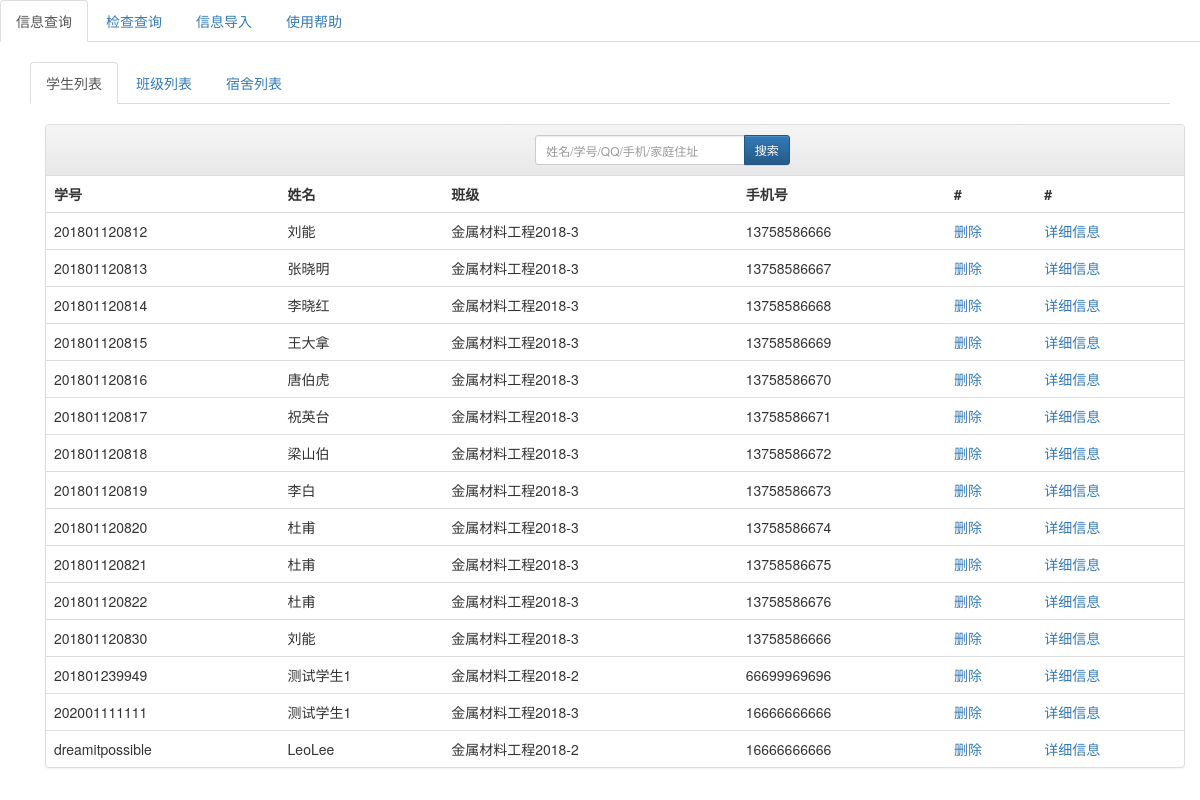
The app's page /infosys/, older data.
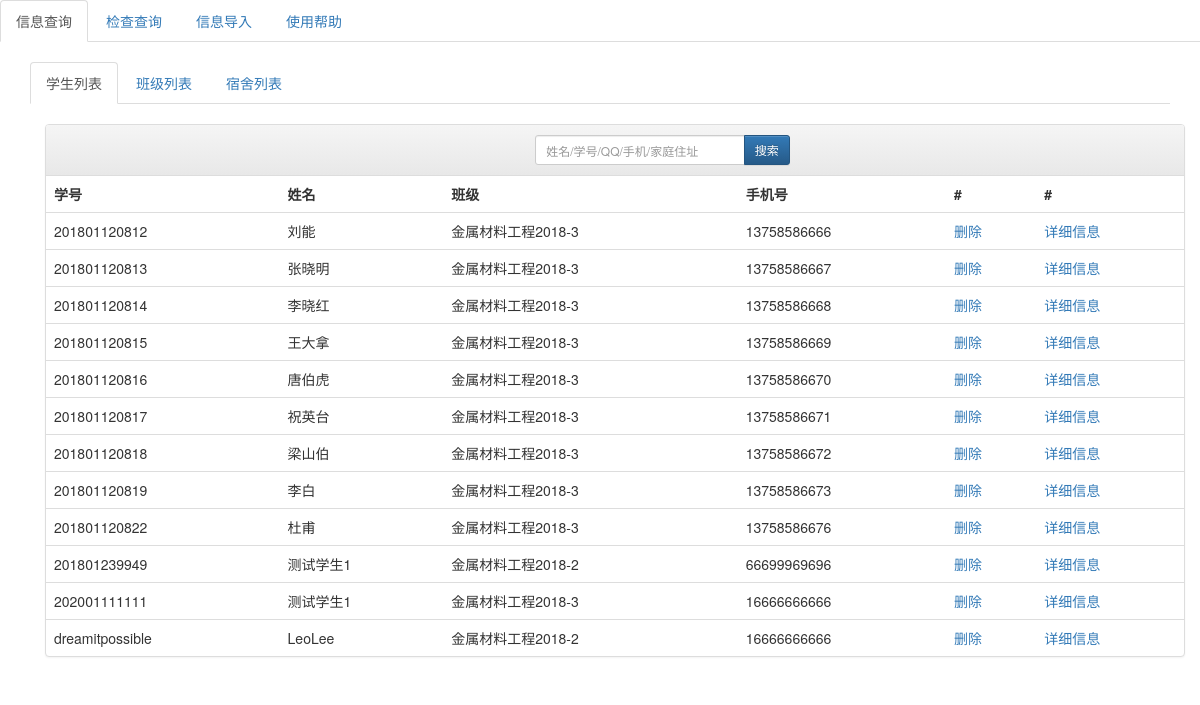
The same page, newer data.
### infosys/models.py (models this page shows, shortened)
class Student(models.Model):
    student_id = models.CharField(max_length=20, primary_key=True)
    student_name = models.CharField(max_length=20)
    student_sex = models.CharField(max_length=2)
    student_birth = models.DateField(null=True)
    student_address = models.CharField(max_length=100)
    student_tel = models.CharField(max_length=20)
    student_qq = models.CharField(max_length=20)
    class_id = models.ForeignKey(Class, on_delete=models.SET_NULL, null=True)
    class Meta:
        verbose_name = ("Student")
        verbose_name_plural = verbose_name

class Class(models.Model):
    class_id = models.CharField(max_length=20, primary_key=True)
    class_name = models.CharField(max_length=30)
    grade = models.CharField(max_length=4)
    major = models.CharField(max_length=20)
    college = models.CharField(max_length=20)
    class Meta:
        verbose_name = ("Class")
        verbose_name_plural = verbose_name
    def __str__(self):
        return self.class_name

### infosys/views.py (the view)
# urls.py: path("", views.student_list, name='index'),
def student_list(request):
    search = request.GET.get('search')
    if search:
        student_list = Student.objects.filter(
            Q(student_name=search)|
            Q(student_id=search)|
            Q(student_tel=search)|
            Q(student_qq=search)|
            Q(student_address__contains=search)
        )
    else:
        search = ''
        student_list = Student.objects.all()
    context = {'students':student_list}
    return render(request, 'infosys/inquir/list/student.html', context)

### templates/infosys/inquir/list/student.html (shortened to what this page needs)
{% extends 'infosys/inquir/list.html' %}
{% block listhead %}
<tr>
  <th>学号</th>
  <th>姓名</th>
  <th>班级</th>
  <th>手机号</th>
  <th>#</th>
  <th>#</th>
</tr>
{% endblock listhead %}
{% block listcontent %}
{% for student in students %}
<tr>
  <td>{{ student.student_id }}</td>
  <td>{{ student.student_name }}</td>
  <td>{{ student.class_id }}</td>
  <td>{{ student.student_tel }}</td>
  <td><a href="{% url 'infosys:student_delete' student.student_id %}">删除</a></td>
  <td><a href="{% url 'infosys:student_detail' student.student_id %}">详细信息</a></td>
</tr>
{% endfor %}
{% endblock listcontent %}

### templates/infosys/inquir/list.html (shortened to what this page needs)
{% extends 'infosys/inquir/navbar.html' %}
{% block content %}
<div class="container padding-top">
  <div class="panel panel-default">
    <div class="panel-heading">
      <form action="." method="GET">
        <div class="row">
          <div class="col-xs-3 col-xs-offset-5">
            <div class="input-group input-group-sm">
              <input type="text" class="form-control" name="search" placeholder="姓名/学号/QQ/手机/家庭住址">
              <span class="input-group-btn">
                <button class="btn btn-primary" type="submit">搜索</button>
              </span>
            </div>
          </div>
        </div>
      </form>
    </div>
    <table class="table table-hover">
        {% block listhead %}
        {% endblock listhead %}
        {% block listcontent %}
        {% endblock listcontent %}
    </table>
  </div>
</div>
{% endblock content %}

### templates/infosys/inquir/navbar.html
{% extends 'base.html' %}
{% block main %}
<ul class="nav nav-tabs">
  <li id="stulist" role="presentation"><a href="{% url 'infosys:student_list' %}">学生列表</a></li>
  <li id="clalist" role="presentation"><a href="{% url 'infosys:class_list' %}">班级列表</a></li>
  <li id="dorlist" role="presentation"><a href="{% url 'infosys:dormitory_list' %}">宿舍列表</a></li>
</ul>
{% block content %}
{% endblock content %}
{% endblock main %}

### templates/base.html (shortened to what this page needs)
{% load staticfiles %}
<!DOCTYPE html>
<html>
  <head>
    <link rel="stylesheet" href="{% static 'css/bootstrap.min.css' %}" />
    <link rel="stylesheet" href="{% static 'css/bootstrap-theme.min.css' %}" />
  </head>
  <body>
    <ul class="nav nav-tabs">
      <li id="query" role="presentation"><a href="{% url 'infosys:student_list' %}">信息查询</a></li>
      <li id="check" role="presentation"><a href="{% url 'runningattendance:result' %}">检查查询</a></li>
      <li id="import" role="presentation"><a href="{% url 'infosys:student_upload' %}">信息导入</a></li>
      <li id="help" role="presentation"><a href="{% url 'infosys:help' %}">使用帮助</a></li>
    </ul>
    <div class="container padding-top">
      {% block main %}
      {% endblock main %}
    </div>
  </body>
</html>

### templates/base.html (style rules this page uses)
.padding-top { padding-top: 20px; }

Row changes from the older to the newer data that the page shows:
removed Student: student_id "201801120820", student_name "杜甫", class_id "金属材料工程2018-3", student_tel "13758586674"
removed Student: student_id "201801120821", student_name "杜甫", class_id "金属材料工程2018-3", student_tel "13758586675"
removed Student: student_id "201801120830", student_name "刘能", class_id "金属材料工程2018-3", student_tel "13758586666"
